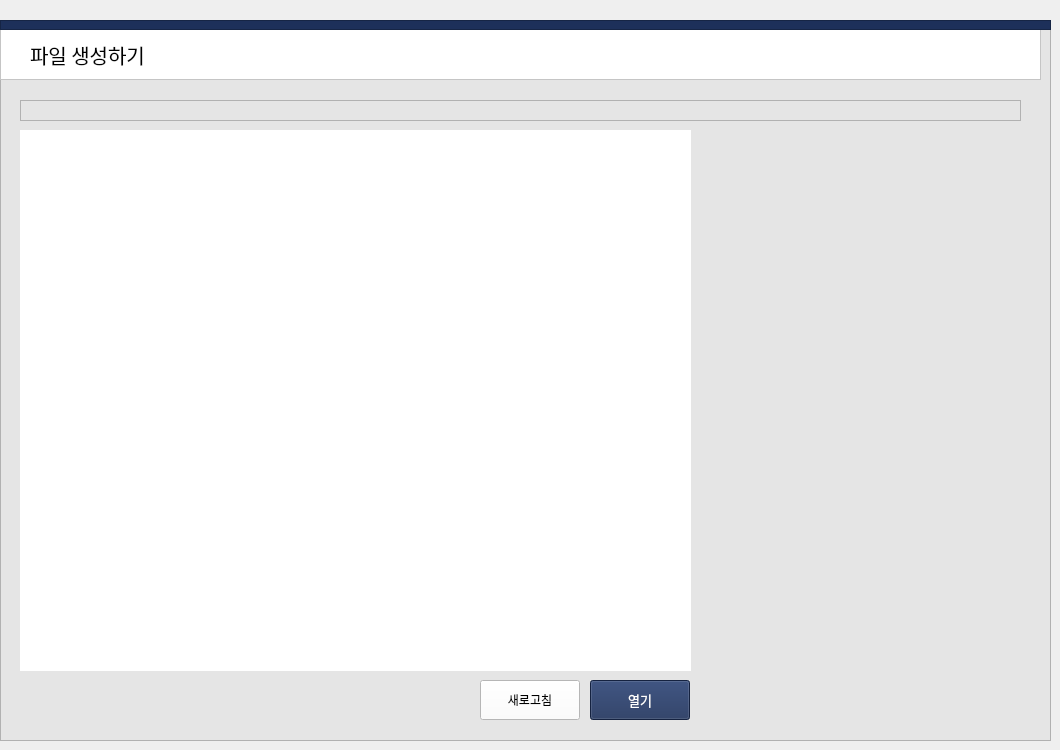
    <widget class="QWidget" name="widget">
     <widget class="QFrame" name="frame_12">
      <property name="geometry">
       <rect>
        <x>0</x>
        <y>20</y>
        <width>1051</width>
        <height>721</height>
       </rect>
      </property>
      <property name="styleSheet">
       <string notr="true">background-color: rgb(229, 229, 229);</string>
      </property>
      <property name="frameShape">
       <enum>QFrame::StyledPanel</enum>
      </property>
      <property name="frameShadow">
       <enum>QFrame::Raised</enum>
      </property>
      <widget class="QFrame" name="frame_11">
       <property name="geometry">
        <rect>
         <x>0</x>
         <y>0</y>
         <width>1041</width>
         <height>60</height>
        </rect>
       </property>
       <property name="styleSheet">
        <string notr="true">background-color: rgb(255, 255, 255);</string>
       </property>
       <property name="frameShape">
        <enum>QFrame::StyledPanel</enum>
       </property>
       <property name="frameShadow">
        <enum>QFrame::Raised</enum>
       </property>
       <widget class="QLabel" name="label_18">
        <property name="geometry">
         <rect>
          <x>30</x>
          <y>19</y>
          <width>161</width>
          <height>31</height>
         </rect>
        </property>
        <property name="font">
         <font>
          <family>맑은 고딕 Semilight</family>
          <pointsize>15</pointsize>
         </font>
        </property>
        <property name="text">
         <string>파일 생성하기</string>
        </property>
       </widget>
      </widget>
      <widget class="QFrame" name="color_frame_10">
       <property name="geometry">
        <rect>
         <x>0</x>
         <y>0</y>
         <width>1051</width>
         <height>10</height>
        </rect>
       </property>
       <property name="styleSheet">
        <string notr="true">background-color: rgb(29, 48, 90);</string>
       </property>
       <property name="frameShape">
        <enum>QFrame::StyledPanel</enum>
       </property>
       <property name="frameShadow">
        <enum>QFrame::Raised</enum>
       </property>
      </widget>
      <widget class="QPushButton" name="New_repaint_button">
       <property name="geometry">
        <rect>
         <x>480</x>
         <y>660</y>
         <width>100</width>
         <height>40</height>
        </rect>
       </property>
       <property name="styleSheet">
        <string notr="true">background-color: rgb(255, 255, 255);</string>
       </property>
       <property name="text">
        <string>새로고침</string>
       </property>
      </widget>
      <widget class="QPushButton" name="New_submit_button">
       <property name="geometry">
        <rect>
         <x>590</x>
         <y>660</y>
         <width>100</width>
         <height>40</height>
        </rect>
       </property>
       <property name="font">
        <font>
         <family>맑은 고딕 Semilight</family>
         <pointsize>10</pointsize>
        </font>
       </property>
       <property name="styleSheet">
        <string notr="true">background-color: rgb(29, 48, 90);
color: rgb(255, 255, 255);</string>
       </property>
       <property name="text">
        <string>열기</string>
       </property>
       <property name="flat">
        <bool>false</bool>
       </property>
      </widget>
      <widget class="QTreeView" name="New_treeView">
       <property name="geometry">
        <rect>
         <x>20</x>
         <y>110</y>
         <width>671</width>
         <height>541</height>
        </rect>
       </property>
       <property name="styleSheet">
        <string notr="true">background-color: rgb(255, 255, 255);</string>
       </property>
       <property name="frameShape">
        <enum>QFrame::NoFrame</enum>
       </property>
       <property name="editTriggers">
        <set>QAbstractItemView::NoEditTriggers</set>
       </property>
      </widget>
      <widget class="QPlainTextEdit" name="New_dirPlainText">
       <property name="geometry">
        <rect>
         <x>20</x>
         <y>80</y>
         <width>1001</width>
         <height>21</height>
        </rect>
       </property>
       <property name="acceptDrops">
        <bool>false</bool>
       </property>
       <property name="verticalScrollBarPolicy">
        <enum>Qt::ScrollBarAlwaysOff</enum>
       </property>
       <property name="readOnly">
        <bool>true</bool>
       </property>
      </widget>
      <widget class="QWidget" name="verticalLayoutWidget_2">
       <property name="geometry">
        <rect>
         <x>700</x>
         <y>110</y>
         <width>321</width>
         <height>541</height>
        </rect>
       </property>
       <layout class="QVBoxLayout" name="New_layout"/>
      </widget>
     </widget>
    </widget>
